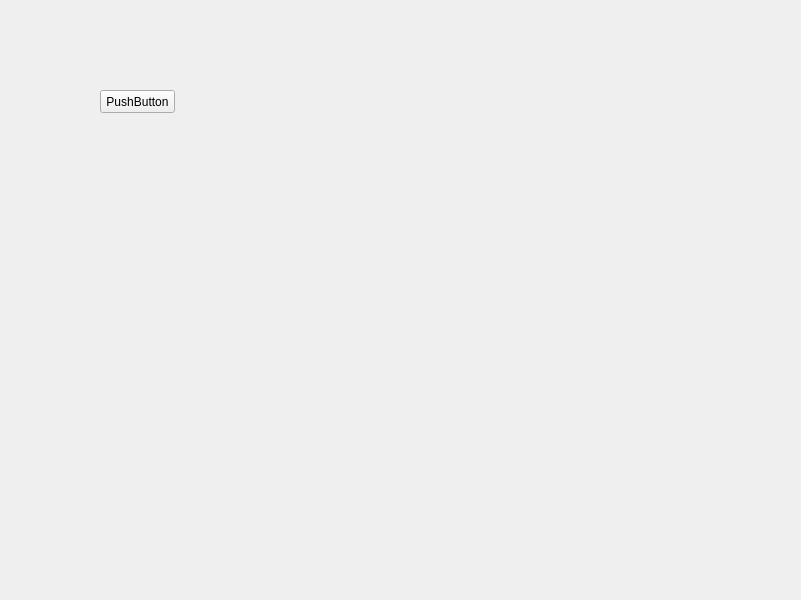
<?xml version="1.0" encoding="UTF-8"?>
<ui version="4.0">
 <class>Form</class>
 <widget class="QWidget" name="Form">
  <property name="geometry">
   <rect>
    <x>0</x>
    <y>0</y>
    <width>801</width>
    <height>600</height>
   </rect>
  </property>
  <property name="windowTitle">
   <string>Form</string>
  </property>
  <widget class="QPushButton" name="pushButton">
   <property name="geometry">
    <rect>
     <x>100</x>
     <y>90</y>
     <width>75</width>
     <height>23</height>
    </rect>
   </property>
   <property name="text">
    <string>PushButton</string>
   </property>
  </widget>
 </widget>
 <resources/>
 <connections/>
</ui>
